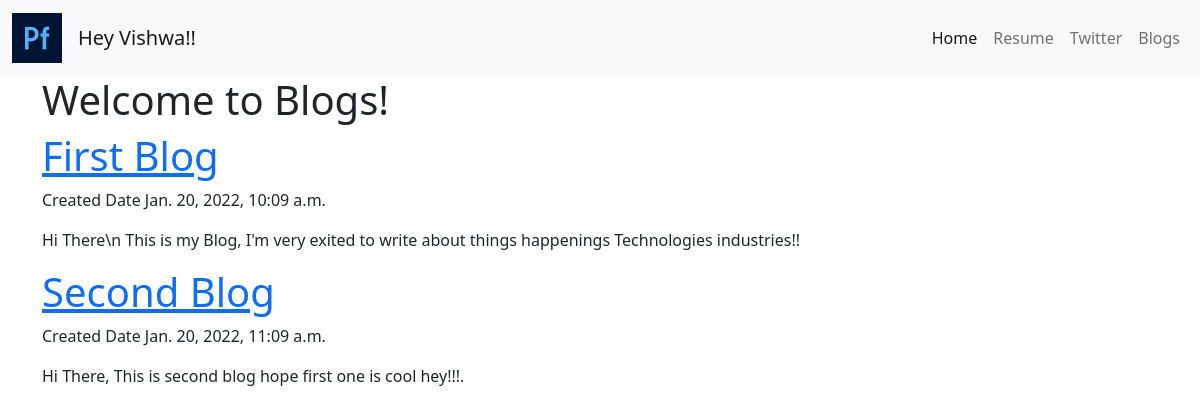
Screenshot of /blogs with the database file from the repository.
### blog/models.py (models this page shows, shortened)
class Blogs(models.Model):
    title = models.CharField(max_length=100)
    content = models.TextField()
    createdtime = models.DateTimeField()

### blog/views.py (the view)
# urls.py: path('', views.bloglist, name='bloglist'),
def bloglist(request):
    blogs_list = Blogs.objects.all()
    return render(request, 'blog/blog_list.html', {'bloglistkey': blogs_list})

### blog/templates/blog/blog_list.html
<!DOCTYPE html>
{% extends 'base.html' %}
{% block content %}
<h1>Welcome to Blogs!</h1>
{% for blog in bloglistkey %}
<a href="{% url 'blog:blogdetail' blog.id %}"><h1>{{ blog.title }}</h1></a>
<p>Created Date {{ blog.createdtime }}</p>
<p>{{ blog.content }}</p>
{% endfor %}
{% endblock %}

### rows the page displays
Blogs: title "First Blog", createdtime "Jan. 20, 2022, 10:09 a.m.", content "Hi There\\n This is my Blog, I'm very exited to write about things happenings Technologies industries!!"
Blogs: title "Second Blog", createdtime "Jan. 20, 2022, 11:09 a.m.", content "Hi There, This is second blog hope first one is cool hey!!!."
